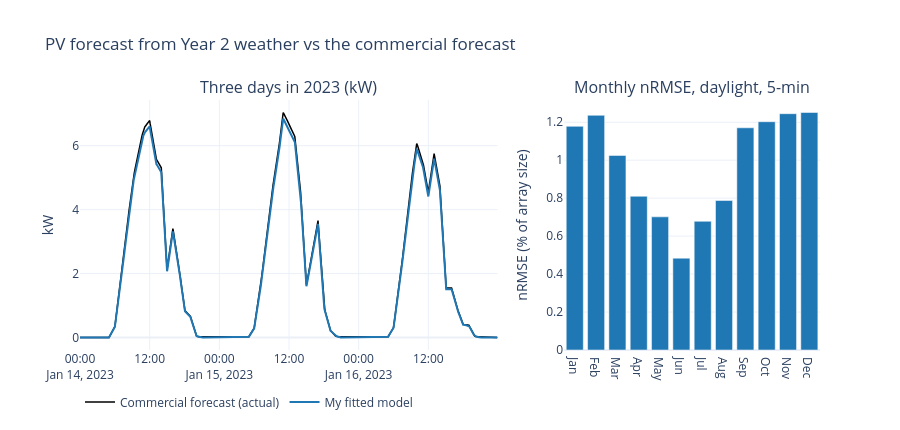

Source (notebook cell):
### Code cell
# Figure 9.1 - Forecast vs commercial PV on three contrasting days, and error by month
fig = make_subplots(rows=1, cols=2, column_widths=[0.62, 0.38], horizontal_spacing=0.09,
                    subplot_titles=("Three days in 2023 (kW)", "Monthly nRMSE, daylight, 5-min"))
win = slice("2023-01-14", "2023-01-16")
fig.add_trace(go.Scatter(x=dfc.loc[win].index, y=dfc.loc[win, "pv_comm_kW"], name="Commercial forecast (actual)",
                         line=dict(color="black", width=1.5)), 1, 1)
fig.add_trace(go.Scatter(x=dfc.loc[win].index, y=PV_FORECAST.loc[win], name="My fitted model",
                         line=dict(color="#1f77b4", width=2)), 1, 1)
err = (PV_FORECAST[score_rows] - actual)
monthly = (np.sqrt((err ** 2).groupby(err.index.month).mean()) / PV_KWP_EST)
fig.add_trace(go.Bar(x=pd.to_datetime(monthly.index.astype(str), format="%m").strftime("%b"), y=monthly * 100,
                     marker_color="#1f77b4", showlegend=False), 1, 2)
fig.update_yaxes(title_text="kW", row=1, col=1); fig.update_yaxes(title_text="nRMSE (% of array size)", row=1, col=2)
fig.update_layout(title="PV forecast from Year 2 weather vs the commercial forecast", template="plotly_white", height=430,
                  legend=dict(orientation="h", yanchor="top", y=-0.15, x=0))
fig.show()

### Figure 1 — Plotly figure (JSON) as saved in the notebook; plotly's stock layout.template omitted (floating-point values rounded to 4 significant figures; data arrays with more than 128 entries replaced by an {"elided": "..."} marker saying what was removed)
{"data": [{"line": {"color": "black", "width": 1.5}, "name": "Commercial forecast (actual)", "type": "scatter", "x": {"elided": "864 str values"}, "xaxis": "x", "y": {"elided": "864 float values"}, "yaxis": "y"}, {"line": {"color": "#1f77b4", "width": 2}, "name": "My fitted model", "type": "scatter", "x": {"elided": "864 str values"}, "xaxis": "x", "y": {"elided": "864 float values"}, "yaxis": "y"}, {"marker": {"color": "#1f77b4"}, "showlegend": false, "type": "bar", "x": ["Jan", "Feb", "Mar", "Apr", "May", "Jun", "Jul", "Aug", "Sep", "Oct", "Nov", "Dec"], "xaxis": "x2", "y": [1.178, 1.236, 1.025, 0.8099, 0.7015, 0.4837, 0.678, 0.7875, 1.171, 1.203, 1.245, 1.251], "yaxis": "y2"}], "layout": {"annotations": [{"font": {"size": 16}, "showarrow": false, "text": "Three days in 2023 (kW)", "x": 0.2821, "xanchor": "center", "xref": "paper", "y": 1, "yanchor": "bottom", "yref": "paper"}, {"font": {"size": 16}, "showarrow": false, "text": "Monthly nRMSE, daylight, 5-min", "x": 0.8271, "xanchor": "center", "xref": "paper", "y": 1, "yanchor": "bottom", "yref": "paper"}], "height": 430, "legend": {"orientation": "h", "x": 0, "y": -0.15, "yanchor": "top"}, "title": {"text": "PV forecast from Year 2 weather vs the commercial forecast"}, "xaxis": {"anchor": "y", "domain": [0, 0.5642]}, "xaxis2": {"anchor": "y2", "domain": [0.6542, 1]}, "yaxis": {"anchor": "x", "domain": [0, 1], "title": {"text": "kW"}}, "yaxis2": {"anchor": "x2", "domain": [0, 1], "title": {"text": "nRMSE (% of array size)"}}}}
